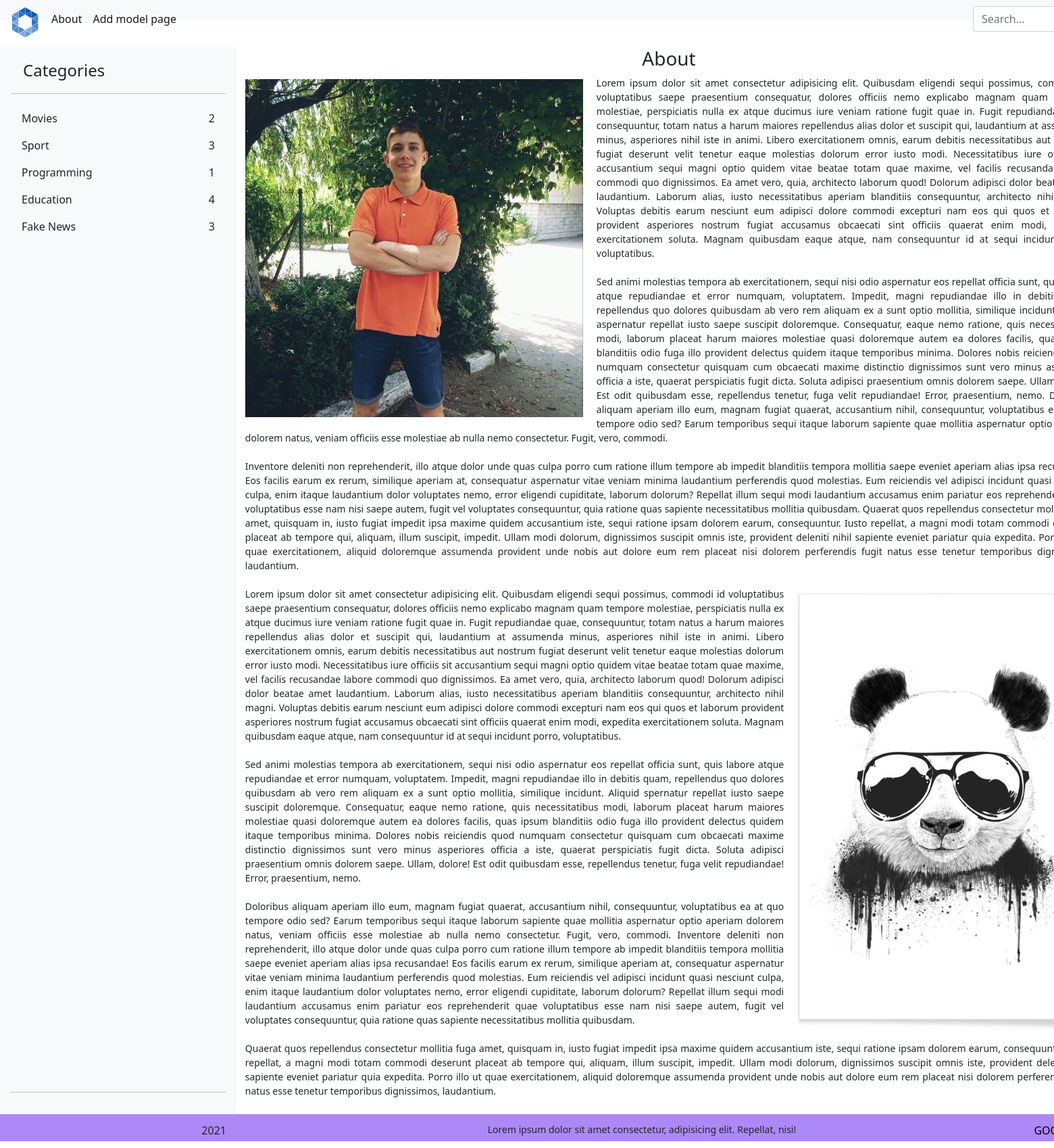
Page /about/ on the earlier database version.
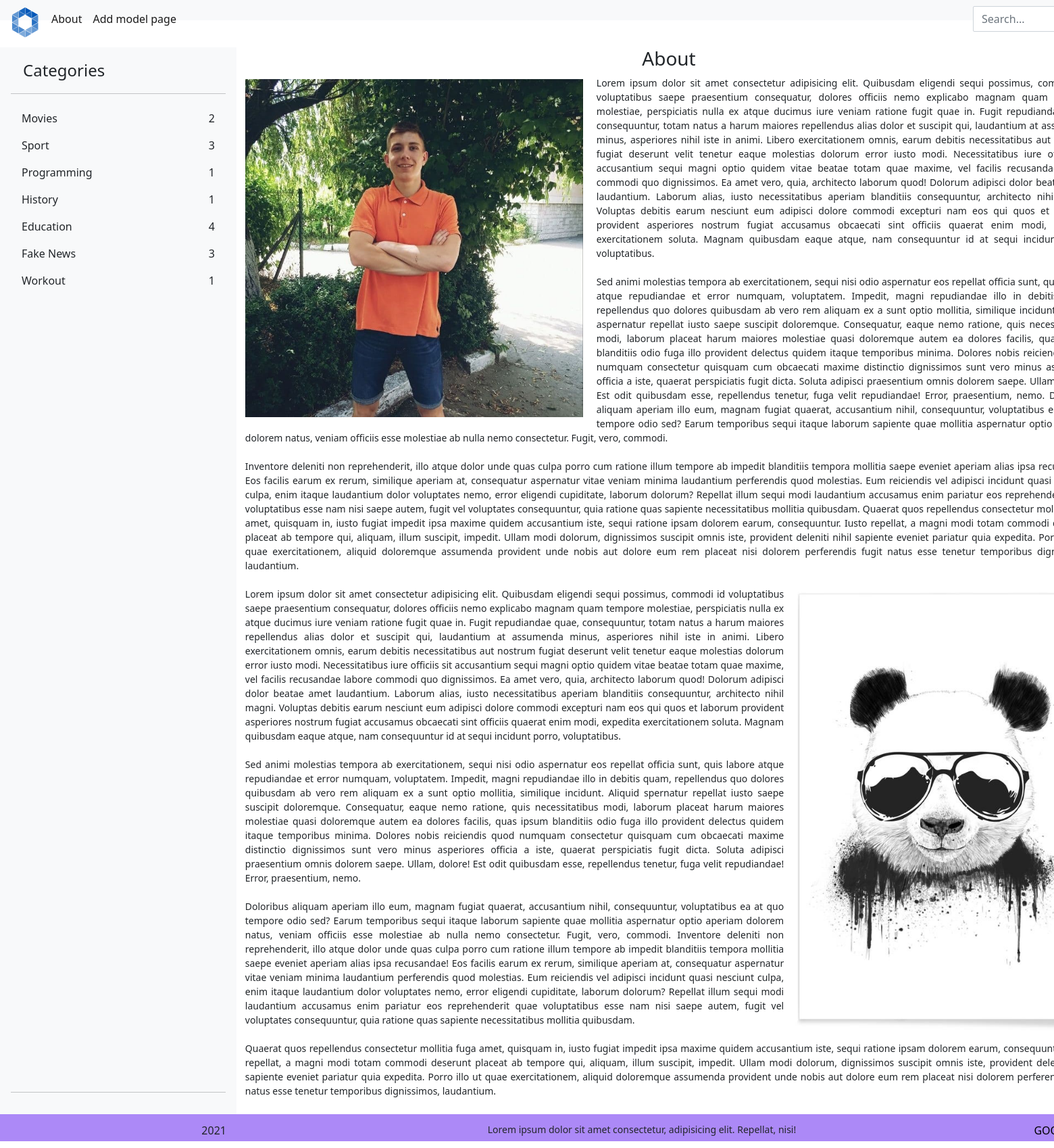
Same page on the later database version.
### icon/models.py (models this page shows, shortened)
class Category(models.Model):
    name = models.CharField(max_length=100, db_index=True)
    slug = models.SlugField(max_length=255,
                            unique=True,
                            db_index=True,
                            verbose_name="URL",
                            null=True,
                            )
    ico = models.ImageField(
        upload_to="icons/Data%y/%m/%d/", null=True, blank=True)
    def get_absolute_url(self):
        return reverse("category", kwargs={"category_name": self.slug})
    objects = models.Manager()
    sorted_objects = WomanFilterManager()
    count_cat = CountCategory()
    max_view = CountWiews()
    class Meta:
        verbose_name = "Category"
        verbose_name_plural = "Categories"
        ordering = ["name"]  # sorting categories at site

### icon/views.py (the view)
# urls.py: path("about/", cache_page(60 * 15)(WomanAbout.as_view()), name="about"),
class WomanAbout(DataMixin, TemplateView):
    template_name = "icon/about.html"
    def get_context_data(self, *args, **kwargs):
        context = super().get_context_data(*args, **kwargs)
        c_def = self.get_user_context()
        return dict(list(context.items()) + list(c_def.items()))

### icon/templatetags/menu_tags.py (called while the page is built)
@register.inclusion_tag("icon/new/show_category_list.html")
def get_categories_list(sort = None):
	if not sort:
		cats = Category.objects.annotate(publ = F("woman__is_published"), cnt = Count("woman", filter = Q(publ__gt = 0))).filter(cnt__gt = 0)
	else:
		cats = Category.objects.order_by(sort)
	return {"cats":cats}

### icon/utils.py (called while the page is built)
    def get_user_context(self, **kwargs):
        context = kwargs
        cats = Category.objects.all()
        woman = Woman.objects.filter(is_published=True).select_related('cat')
        user_menu = menu.copy()
        context["menu"] = user_menu
        context["cats"] = cats
        context["poster"] = woman
        return context

### templates/icon/about.html (shortened to what this page needs)
{% extends "icon/base.html" %}
{% load static %}
{% block content %}
	<header>
		<h3 style="text-align: center;">
			About
		</h3>
	</header>
	<p style="text-align: justify;  width: 98%; margin: 0 auto;">
       	<img src="{% static 'menu/img/2.jpg' %}" alt="Лейтенант Бокатуев" width="500px"  class="leftimg"
       	style="margin-top: 5px;">
     Lorem ipsum dolor sit amet consectetur adipisicing elit. Quibusdam eligendi sequi possimus, commodi
	 id voluptatibus saepe praesentium consequatur, dolores officiis nemo explicabo magnam quam tempore
	 molestiae, perspiciatis nulla ex atque ducimus iure veniam ratione fugit quae in. Fugit repudiandae
	 quae, consequuntur, totam natus a harum maiores repellendus alias dolor et suscipit qui, laudantium
	 at assumenda minus, asperiores nihil iste in animi. Libero exercitationem omnis, earum debitis
	 necessitatibus aut nostrum fugiat deserunt velit tenetur eaque molestias dolorum error iusto modi.
	 Necessitatibus iure officiis sit accusantium sequi magni optio quidem vitae beatae totam quae maxime,
	 vel facilis recusandae labore commodi quo dignissimos. Ea amet vero, quia, architecto laborum quod!
	 Dolorum adipisci dolor beatae amet laudantium. Laborum alias, iusto necessitatibus aperiam blanditiis
	 consequuntur, architecto nihil magni. Voluptas debitis earum nesciunt eum adipisci dolore commodi
	 excepturi nam eos qui quos et laborum provident asperiores nostrum fugiat accusamus obcaecati sint
	 officiis quaerat enim modi, expedita exercitationem soluta. Magnam quibusdam eaque atque, nam
	 consequuntur id at sequi incidunt porro, voluptatibus. <br><br> Sed animi molestias tempora ab
	 exercitationem, sequi nisi odio aspernatur eos repellat officia sunt, quis labore atque repudiandae
	 et error numquam, voluptatem. Impedit, magni repudiandae illo in debitis quam, repellendus quo dolores
	 quibusdam ab vero rem aliquam ex a sunt optio mollitia, similique incidunt. Aliquid aspernatur repellat
	 iusto saepe suscipit doloremque. Consequatur, eaque nemo ratione, quis necessitatibus modi, laborum placeat
	 harum maiores molestiae quasi doloremque autem ea dolores facilis, quas ipsum blanditiis odio fuga illo
	 provident delectus quidem itaque temporibus minima. Dolores nobis reiciendis quod numquam consectetur
	 quisquam cum obcaecati maxime distinctio dignissimos sunt vero minus asperiores officia a iste, quaerat
	 perspiciatis fugit dicta. Soluta adipisci praesentium omnis dolorem saepe. Ullam, dolore! Est odit
	 quibusdam esse, repellendus tenetur, fuga velit repudiandae! Error, praesentium, nemo. Doloribus
	 aliquam aperiam illo eum, magnam fugiat quaerat, accusantium nihil, consequuntur, voluptatibus ea
	 at quo tempore odio sed? Earum temporibus sequi itaque laborum sapiente quae mollitia aspernatur
	 optio aperiam dolorem natus, veniam officiis esse molestiae ab nulla nemo consectetur. Fugit,
	 vero, commodi. <br><br> Inventore deleniti non reprehenderit, illo atque dolor unde quas culpa
	 porro cum ratione illum tempore ab impedit blanditiis tempora mollitia saepe eveniet aperiam
	 alias ipsa recusandae! Eos facilis earum ex rerum, similique aperiam at, consequatur aspernatur
	 vitae veniam minima laudantium perferendis quod molestias. Eum reiciendis vel adipisci incidunt
	 quasi nesciunt culpa, enim itaque laudantium dolor voluptates nemo, error eligendi cupiditate,
	 laborum dolorum? Repellat illum sequi modi laudantium accusamus enim pariatur eos reprehenderit
	 quae voluptatibus esse nam nisi saepe autem, fugit vel voluptates consequuntur, quia ratione quas
	 sapiente necessitatibus mollitia quibusdam. Quaerat quos repellendus consectetur mollitia fuga amet,
	 quisquam in, iusto fugiat impedit ipsa maxime quidem accusantium iste, sequi ratione ipsam dolorem
	 earum, consequuntur. Iusto repellat, a magni modi totam commodi deserunt placeat ab tempore qui,
	 aliquam, illum suscipit, impedit. Ullam modi dolorum, dignissimos suscipit omnis iste, provident
	 deleniti nihil sapiente eveniet pariatur quia expedita. Porro illo ut quae exercitationem, aliquid
	 doloremque assumenda provident unde nobis aut dolore eum rem placeat nisi dolorem perferendis fugit
	 natus esse tenetur temporibus dignissimos, laudantium. <br><br>
     <img src="{% static 'menu/img/5.jpg' %}" alt="Лейтенант Бокатуев" width="450px"  class="rightimg">
     Lorem ipsum dolor sit amet consectetur adipisicing elit. Quibusdam eligendi sequi possimus, commodi
	 id voluptatibus saepe praesentium consequatur, dolores officiis nemo explicabo magnam quam tempore
	 molestiae, perspiciatis nulla ex atque ducimus iure veniam ratione fugit quae in. Fugit repudiandae
	 quae, consequuntur, totam natus a harum maiores repellendus alias dolor et suscipit qui, laudantium
	 at assumenda minus, asperiores nihil iste in animi. Libero exercitationem omnis, earum debitis
	 necessitatibus aut nostrum fugiat deserunt velit tenetur eaque molestias dolorum error iusto modi.
	 Necessitatibus iure officiis sit accusantium sequi magni optio quidem vitae beatae totam quae maxime,
	 vel facilis recusandae labore commodi quo dignissimos. Ea amet vero, quia, architecto laborum quod!
	 Dolorum adipisci dolor beatae amet laudantium. Laborum alias, iusto necessitatibus aperiam blanditiis
	 consequuntur, architecto nihil magni. Voluptas debitis earum nesciunt eum adipisci dolore commodi
	 excepturi nam eos qui quos et laborum provident asperiores nostrum fugiat accusamus obcaecati sint
	 officiis quaerat enim modi, expedita exercitationem soluta. Magnam quibusdam eaque atque, nam
	 consequuntur id at sequi incidunt porro, voluptatibus. <br><br> Sed animi molestias tempora ab
	 exercitationem, sequi nisi odio aspernatur eos repellat officia sunt, quis labore atque repudiandae
	 et error numquam, voluptatem. Impedit, magni repudiandae illo in debitis quam, repellendus quo
	 dolores quibusdam ab vero rem aliquam ex a sunt optio mollitia, similique incidunt. Aliquid
	 spernatur repellat iusto saepe suscipit doloremque. Consequatur, eaque nemo ratione, quis
	 necessitatibus modi, laborum placeat harum maiores molestiae quasi doloremque autem ea dolores
	 facilis, quas ipsum blanditiis odio fuga illo provident delectus quidem itaque temporibus minima.
	 Dolores nobis reiciendis quod numquam consectetur quisquam cum obcaecati maxime distinctio dignissimos
	 sunt vero minus asperiores officia a iste, quaerat perspiciatis fugit dicta. Soluta adipisci praesentium
	 omnis dolorem saepe. Ullam, dolore! Est odit quibusdam esse, repellendus tenetur, fuga velit repudiandae!
	 Error, praesentium, nemo. <br><br> Doloribus aliquam aperiam illo eum, magnam fugiat quaerat, accusantium
	 nihil, consequuntur, voluptatibus ea at quo tempore odio sed? Earum temporibus sequi itaque laborum sapiente
	 quae mollitia aspernatur optio aperiam dolorem natus, veniam officiis esse molestiae ab nulla nemo consectetur.
	 Fugit, vero, commodi. Inventore deleniti non reprehenderit, illo atque dolor unde quas culpa porro cum ratione
	 illum tempore ab impedit blanditiis tempora mollitia saepe eveniet aperiam alias ipsa recusandae! Eos facilis
	 earum ex rerum, similique aperiam at, consequatur aspernatur vitae veniam minima laudantium perferendis quod
	 molestias. Eum reiciendis vel adipisci incidunt quasi nesciunt culpa, enim itaque laudantium dolor voluptates
	 nemo, error eligendi cupiditate, laborum dolorum? Repellat illum sequi modi laudantium accusamus enim pariatur
	 eos reprehenderit quae voluptatibus esse nam nisi saepe autem, fugit vel voluptates consequuntur, quia ratione
	 quas sapiente necessitatibus mollitia quibusdam. <br><br> Quaerat quos repellendus consectetur mollitia fuga amet,
	 quisquam in, iusto fugiat impedit ipsa maxime quidem accusantium iste, sequi ratione ipsam dolorem earum,
	 consequuntur. Iusto repellat, a magni modi totam commodi deserunt placeat ab tempore qui, aliquam, illum suscipit,
	 impedit. Ullam modi dolorum, dignissimos suscipit omnis iste, provident deleniti nihil sapiente eveniet pariatur
	 quia expedita. Porro illo ut quae exercitationem, aliquid doloremque assumenda provident unde nobis aut dolore eum
	 rem placeat nisi dolorem perferendis fugit natus esse tenetur temporibus dignissimos, laudantium.
	 <br>
 </p>
 <br>
{% endblock %}

### templates/icon/base.html (shortened to what this page needs)
{% load static %}
{% load menu_tags %}
<!DOCTYPE html>
<html lang="en">
<head>
	<link href="https://cdn.jsdelivr.net/npm/bootstrap@5.0.2/dist/css/bootstrap.min.css"
		rel="stylesheet"
>
	<link rel="stylesheet" type="text/css" href="{% static 'menu/css/style.css' %}">
</head>
<body>
	<section class="section">
		<nav class="navbar navbar-expand-lg navbar-light bg-light">
		  <div class="container-fluid">
		  	<div class="block">
			    <a class="navbar-brand" href="{% url 'home' %}">
			    	<div class="svg">
					</div>
				</a>
			</div>
		    <div class="collapse navbar-collapse links" id="navbarSupportedContent">
		      <ul class="navbar-nav me-auto mb-2 mb-lg-0">
		      	{% block menu %}
			      	{% for elem in menu %}
				        <li class="nav-item">
				          <a class="nav-link active" aria-current="page" href="{% url elem.url_name %}">{{elem.title}}</a>
				        </li>
			        {% endfor %}
			    {% endblock %}
		      </ul>
		    </div>
			</div>
			<div class="text-end">
			{% block search %}
					<form class="col-12 col-lg-auto mb-3 mb-lg-0 me-lg-3 form_header "  action=" {% url 'home' %} " method="get">
				<input type="search" class="form-control form__search" placeholder="Search..." name="search" aria-label="Search">
				</form>
			{% endblock %}
        {% if request.user.is_authenticated %}
			 		<div class="dropdown">
				    <a type="button" class="link-dark dropdown-toggle" data-toggle="dropdown">
				      <img src="{% static 'menu/img/ico/gome_gr.png' %}" alt="mdo" width="32" height="32" class="rounded-circle">
				    </a>
				    <div class="dropdown-menu">
				      <h5 class="dropdown-header">sign in as {{user.username}}</h5>
				      <a class="dropdown-item" href="{% url 'profile' %}">Profile</a>
				      <a class="dropdown-item" href="{% url 'know_more' %}">Know more</a>
				      <a class="dropdown-item" href="{% url 'about' %}">About</a>
				      <h5 class="dropdown-divider"></h5>
				      <a class="dropdown-item" href="{% url 'logout' user.username %}">Log out</a>
				    </div>
			  	</div>
			  {% else %}
			  	<div class="if_autorized">
			  	</div>
			  {% endif %}
		</nav>
		<div class="wrapper">
			<div class="d-flex flex-column flex-shrink-0 p-3 bg-light" style="width: 350px;">
			    <a  class="d-flex align-items-center mb-3 mb-md-0 me-md-auto link-dark text-decoration-none cat_head">
			      <svg class="bi me-2" width="40" height="32"><use xlink:href="#bootstrap"/></svg>
			      <span class="fs-4"  >Categories</span>
			    </a>
			    <hr>
			    <ul class="nav nav-pills flex-column mb-auto">
			    	{% block list %}
			      		{% get_categories_list  %}
			    	{% endblock %}
			    </ul>
			    <hr>
		  	</div>
		  	<div class="content">
				{% block content %}
				{% endblock %}
			</div>
		</div>
		<div class="footer">
			<div class="footer__left">
				2021
			</div>
			<div class="footer__center">
				<p class="footer__text">Lorem ipsum dolor sit amet consectetur, adipisicing elit. Repellat, nisi!</p>
			</div>
			<div class="footer__right">
				<a class="footer__link" href="https://www.google.com/">google.com</a>
			</div>
		</div>
	</section>
</body>
</html>

### templates/icon/new/show_category_list.html
{% for elem in cats %}
	  	<li class="nav-item">
	    	<a href="{{elem.get_absolute_url}}" class="nav-link link-dark new-link grid_link" aria-current="page">
	          	<span class="link__name">{{elem.name}}</span>
	          	<span class="link__count">{{elem.cnt}}</span>
	    	</a>
	  	</li>
{% endfor %}

### assets/menu/css/style.css (style rules this page uses)
body { height: 100%; }
.section { min-height: 895px; display: grid; grid-template-rows: 50px 1fr 50px; }
.wrapper { min-height: 865px; display: grid; grid-template-columns: 350px 1280px 270px; columns: 1/2; margin-top: 20px; }
.leftimg { float:left; margin: 22px 20px 7px 0; max-height: 500px; }
.rightimg { float: right; margin: 7px 0 7px 7px; }
.form_header { margin-right: 50px; }
.form__search { width: 280px; }
.if_autorized { margin: 0 -40px 0 0; }
.text-end { display: grid; grid-template-columns: 110px 300px 00px; padding-left: 40px; }
.grid_link { display: grid; grid-template-columns: repeat(2, 1fr); }
.link__count { text-align: right; }
.cat_head { margin: 0 0 0 -30px ; }
.navbar { display: grid; grid-template-columns: 1fr 500px; margin-bottom: 20px; }
.links { margin-left: 40px; }
.svg { height: 10px; width: 10px; border-radius: 50%; }
#svg { display: inline-block; fill: #0057B8; }
.footer { text-align: center; display: grid; grid-template-columns: repeat(3, 1fr); background: #AC89F7; height: 40px; align-items: center; }
.footer__link { text-decoration: none; color: black; text-transform: uppercase; }
.footer__text { padding-top: 12px; }
@media only screen and (min-width: 1400px) { p { font-size: 14px } }
.form-control, .btn { min-height: 38px; border-radius: 2px; }

Differences in the rows shown:
now on this page (row edited): Category: name "History", cnt "1"
now on this page (row edited): Category: name "Workout", cnt "1"
